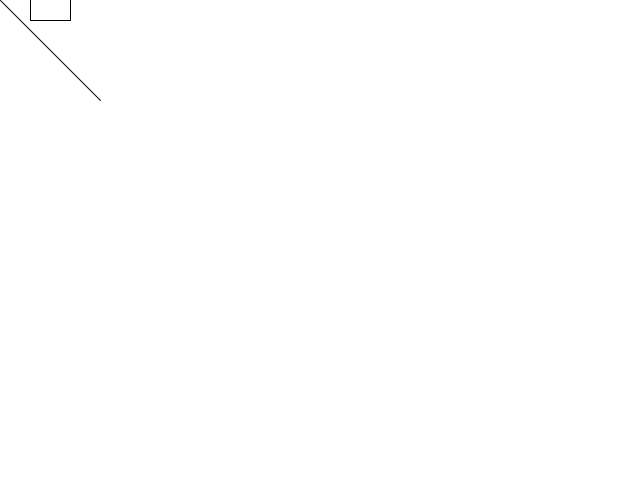
Frame 1 (no input)
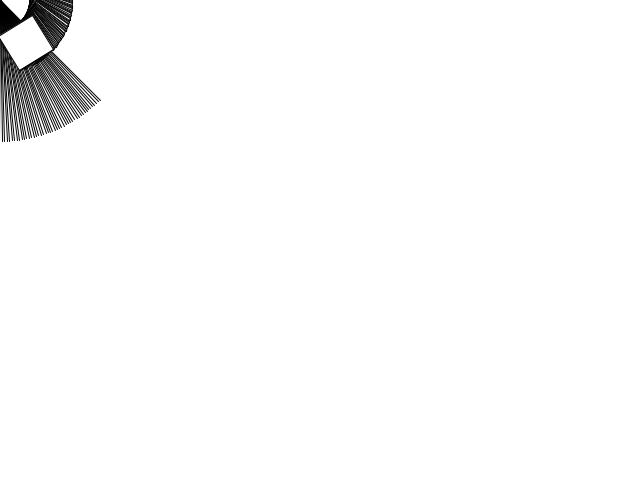
Frame 60 (the mouse pressed at the canvas centre just before this capture)
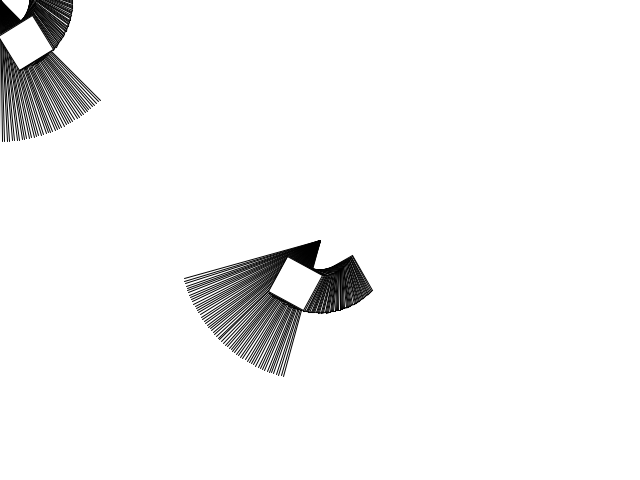
Frame 120 (the mouse held since frame 60 and released just before this capture)

The Processing sketch that drew these frames (run headless with seeded random() and noise(); from frame 60 on, the mouse is pressed at the canvas centre):

// Processing sketch: processing_79305
// ── processing_79305.pde

void setup(){

  size(640,480);
  background(255);
  
  rectMode(CENTER);

}

int a = 0;
int b = 0;
int c = 0;
int d = 0;

int leTemps=0;

void draw(){
  
  /*
  a = mouseX * 2 -300;
  b = mouseY /3 +100;
  c = mouseX /2;
  d = mouseY;
  */
  
  translate(mouseX,mouseY);
  rotate(radians(leTemps));
 // fill(random(255),random(0),random(30));
  rect(50,0,40,40);
  line(0,0,100,100);
  leTemps++;
  
}
